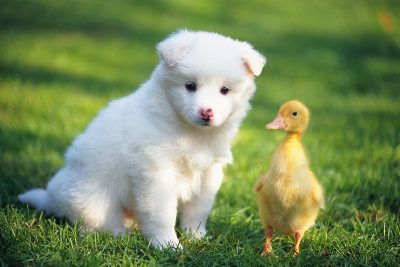
#> input picture img/a.jpeg, 400 x 267 px
$ python main.py
#> lines starting #> are read from the running program, lines starting #| are printed output that depends on the picture
### config.py
'''
Author: SimonCK666 SimonYang223@163.com
Date: 2022-11-27 10:33:57
LastEditors: SimonCK666 SimonYang223@163.com
LastEditTime: 2022-11-27 11:01:25
FilePath: /DMDK1001_Group_Project/config.py
Description: 这是默认设置,请设置`customMade`, 打开koroFileHeader查看配置 进行设置: https://github.com/OBKoro1/koro1FileHeader/wiki/%E9%85%8D%E7%BD%AE
'''
import argparse

def config_parser():
    '''Define command line arguments
    '''

    parser = argparse.ArgumentParser(formatter_class=argparse.ArgumentDefaultsHelpFormatter)
    parser.add_argument('--img', type=str, default='img/a.jpeg',
                        help='img file path')
    parser.add_argument('--clustersNum', type=int, default=3,
                        help='number of clusters')

    return parser

# [6 lines left out: function config_parser_eval, not called in this run]

### main.py
'''
Author: SimonCK666 SimonYang223@163.com
Date: 2022-11-27 10:33:03
LastEditors: SimonCK666 SimonYang223@163.com
LastEditTime: 2022-11-28 20:32:28
FilePath: /DMDK1001_Group_Project/main.py
Description: 这是默认设置,请设置`customMade`, 打开koroFileHeader查看配置 进行设置: https://github.com/OBKoro1/koro1FileHeader/wiki/%E9%85%8D%E7%BD%AE
'''
import os
import numpy as np
import cv2
from config import config_parser

'''
    load setup
'''
parser = config_parser()
args = parser.parse_args()

'''
    get base info
'''
# input image path
img_path = args.img
# number of clusters
K = args.clustersNum

# [7 lines of commented-out code are left out]

'''
    load input image
'''
img = cv2.imread(img_path)
#> img is the input picture: shape (267, 400, 3); mean B, G, R 92.1, 139, 119.1
print('Original image shape is: ' + str(img.shape))
#| Original image shape is: (267, 400, 3)
Z = img.reshape((-1,3))
print('Reshape original image as: ' + str(Z.shape))
#| Reshape original image as: (106800, 3)
print("===")

# convert to np.float32
Z = np.float32(Z)

'''
    init K-means and using K-means
'''
# define criteria, number of clusters(K) and apply kmeans()
'''
K-means Parameters:

1. samples : It should be of np.float32 data type, and each feature should be put in a single column.

2. nclusters(K) : Number of clusters required at end

3. criteria : It is the iteration termination criteria. When this criteria is satisfied, algorithm iteration stops. Actually, it should be a tuple of 3 parameters. They are ( type, max_iter, epsilon ):
    3.a - type of termination criteria : It has 3 flags as below:
            cv2.TERM_CRITERIA_EPS - stop the algorithm iteration if specified accuracy, epsilon, is reached.
            cv2.TERM_CRITERIA_MAX_ITER - stop the algorithm after the specified number of iterations, max_iter.
            cv2.TERM_CRITERIA_EPS + cv2.TERM_CRITERIA_MAX_ITER - stop the iteration when any of the above condition is met.
    3.b - max_iter - An integer specifying maximum number of iterations.
    3.c - epsilon - Required accuracy

4. attempts : Flag to specify the number of times the algorithm is executed using different initial labellings. The algorithm returns the labels that yield the best compactness. This compactness is returned as output.

5. flags : This flag is used to specify how initial centers are taken. Normally two flags are used for this : cv2.KMEANS_PP_CENTERS and cv2.KMEANS_RANDOM_CENTERS.
'''
criteria = (cv2.TERM_CRITERIA_EPS + cv2.TERM_CRITERIA_MAX_ITER, 10, 1.0)
print("Starting K-Means...")
ret, label, center=cv2.kmeans(Z, K, None, criteria, 10, cv2.KMEANS_RANDOM_CENTERS)
#> ret = 188550152.6; center = [[42.72, 87.76, 58.54], [69.56, 142.5, 119.7], [196.5, 204, 201.7]]
print("K-Means DONE!!...")
print("===")


'''
    get the result image
'''
# Now convert back into uint8, and make original image
center = np.uint8(center)
#> center = [[42, 87, 58], [69, 142, 119], [196, 203, 201]]
print("The center of each clusters are: ")
print(center)
#| [[ 42  87  58]
#|  [ 69 142 119]
#|  [196 203 201]]
# (106800, 3)
res = center[label.flatten()]
res2 = res.reshape((img.shape))
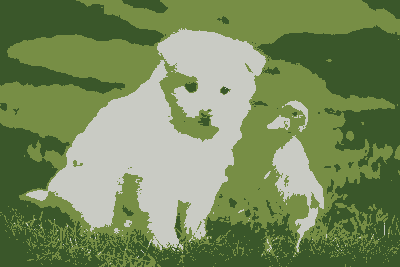
#> res2: shape (267, 400, 3); mean B, G, R 91.5, 138.3, 118.4

# write result image
cv2.imwrite('res_K3.png', res2)
print("The result image is written as " + 'out.png')

$ run again, with img/b.jpeg copied over img/a.jpeg
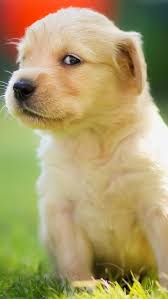
#> input picture img/b.jpeg, 168 x 299 px
#> img is the input picture: shape (299, 168, 3); mean B, G, R 104, 154.5, 169.9
#| Original image shape is: (299, 168, 3)
#| Reshape original image as: (50232, 3)
#> `ret, label, center=cv2.kmeans(Z, K, None, criteria, 10, cv2.KMEANS_RAN..`: ret = 111281032.7; center = [[89.53, 154.9, 177], [40.57, 81.19, 81.08], [168.5, 200.1, 214.3]]
#> `center = np.uint8(center)`: center = [[89, 154, 176], [40, 81, 81], [168, 200, 214]]
#| [[ 89 154 176]
#|  [ 40  81  81]
#|  [168 200 214]]
#> `res2 = res.reshape((img.shape))`:
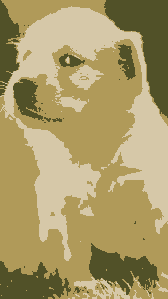
#> res2: shape (299, 168, 3); mean B, G, R 103.5, 154, 169.3

$ run again, with img/c.jpeg copied over img/a.jpeg
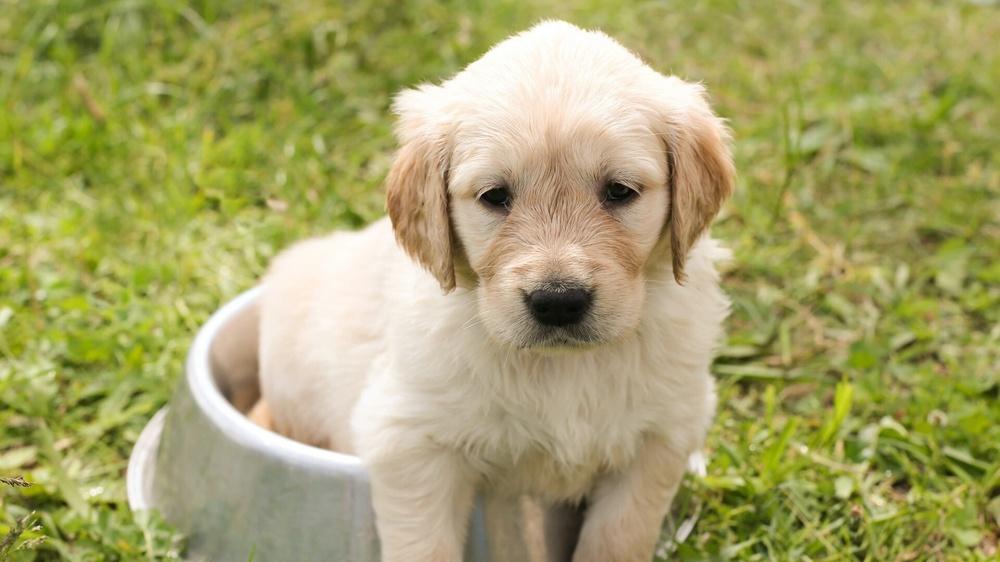
#> input picture img/c.jpeg, 1000 x 562 px, shrunk from 1920 x 1080 before the run
#> img is the input picture: shape (562, 1000, 3); mean B, G, R 104.5, 162.4, 165.9
#| Original image shape is: (562, 1000, 3)
#| Reshape original image as: (562000, 3)
#> `ret, label, center=cv2.kmeans(Z, K, None, criteria, 10, cv2.KMEANS_RAN..`: ret = 841488524.3; center = [[212.8, 227, 237.5], [54.92, 133.5, 130], [114.5, 167.6, 175.5]]
#> `center = np.uint8(center)`: center = [[212, 227, 237], [54, 133, 130], [114, 167, 175]]
#| [[212 227 237]
#|  [ 54 133 130]
#|  [114 167 175]]
#> `res2 = res.reshape((img.shape))`:
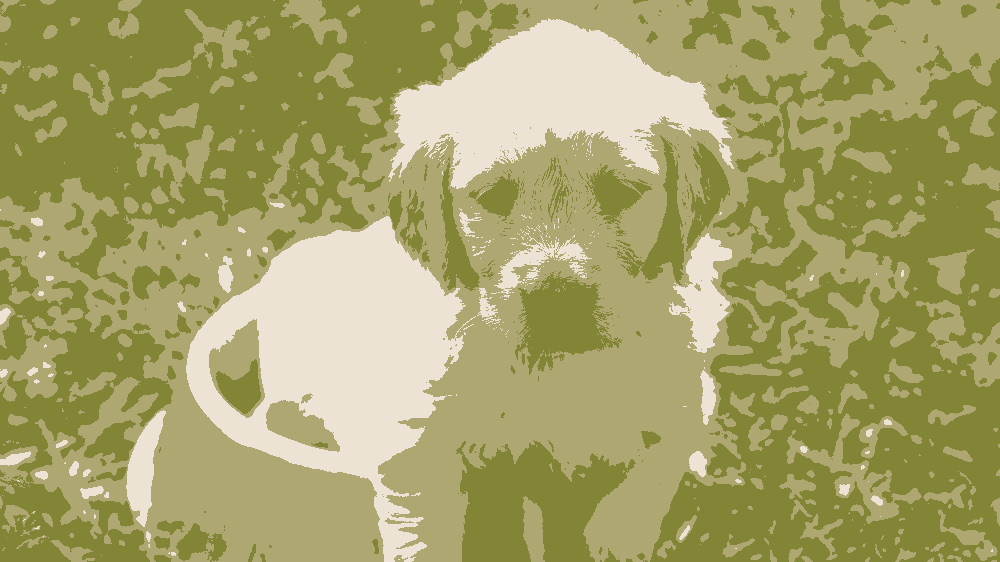
#> res2: shape (562, 1000, 3); mean B, G, R 103.8, 161.9, 165.6

$ run again, with img/d.jpeg copied over img/a.jpeg
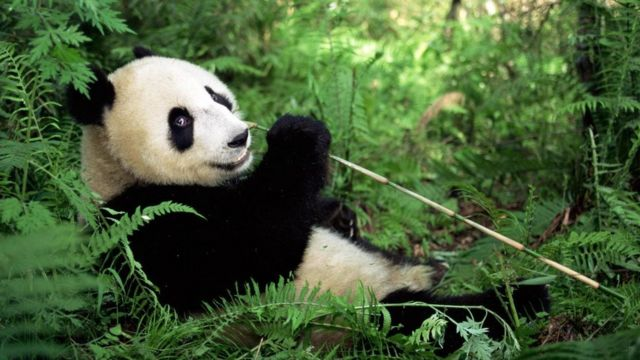
#> input picture img/d.jpeg, 640 x 360 px
#> img is the input picture: shape (360, 640, 3); mean B, G, R 56.5, 95.3, 72.4
#| Original image shape is: (360, 640, 3)
#| Reshape original image as: (230400, 3)
#> `ret, label, center=cv2.kmeans(Z, K, None, criteria, 10, cv2.KMEANS_RAN..`: ret = 397543806.6; center = [[16.36, 36.03, 22.38], [62.99, 116.1, 81.95], [154.1, 199.7, 188.6]]
#> `center = np.uint8(center)`: center = [[16, 36, 22], [62, 116, 81], [154, 199, 188]]
#| [[ 16  36  22]
#|  [ 62 116  81]
#|  [154 199 188]]
#> `res2 = res.reshape((img.shape))`:
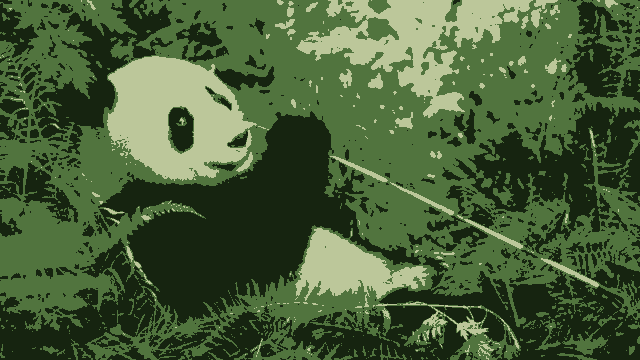
#> res2: shape (360, 640, 3); mean B, G, R 55.9, 95.1, 71.7
